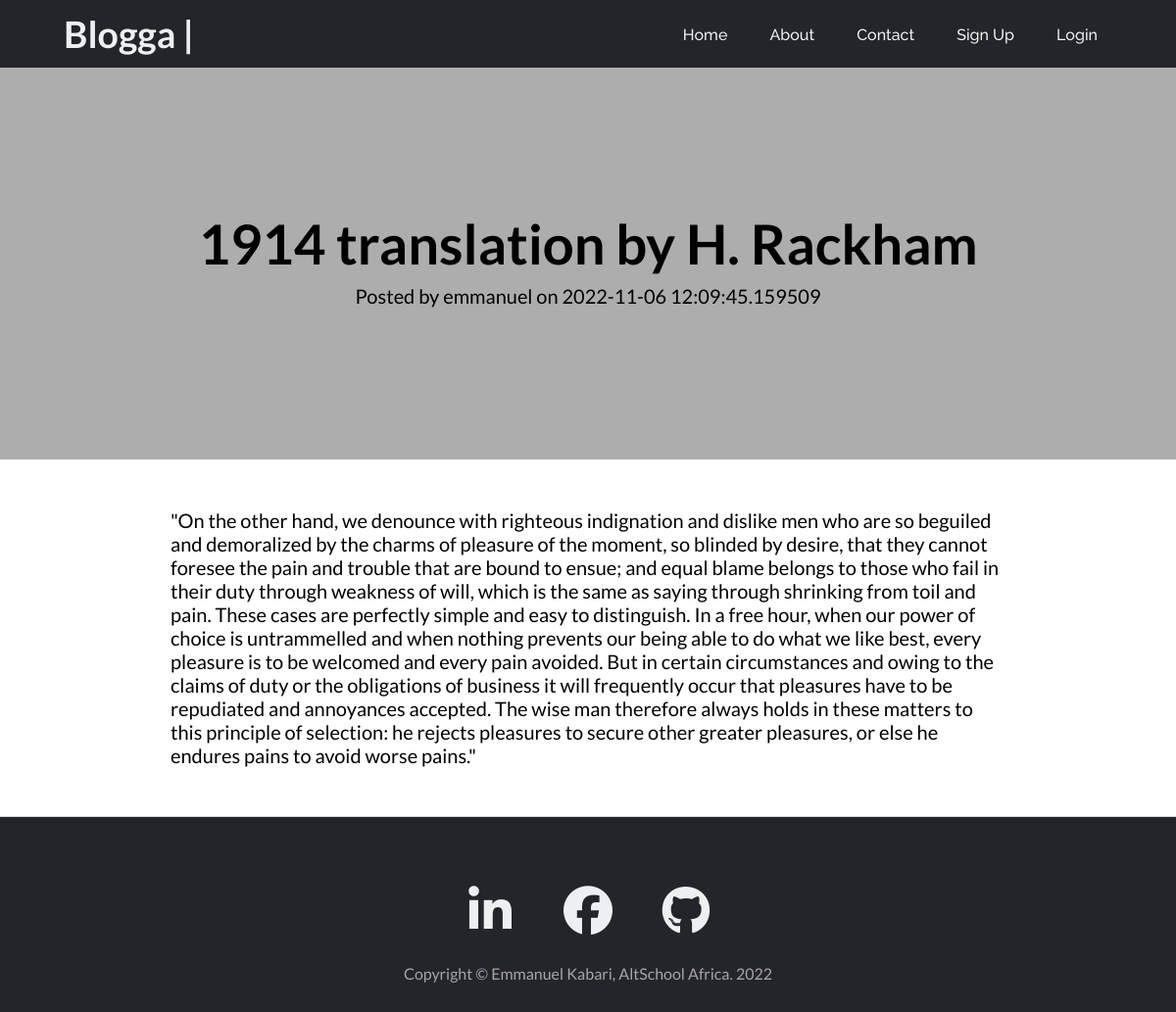
Screenshot of /blogposts/post/3 with the database file from the repository.
### app.py (models this page shows, shortened)
class BlogPost(db.Model):
    __tablename__ = 'blog_post'
    id = db.Column(db.Integer(), primary_key=True)
    caption = db.Column(db.String(), nullable=False)
    content = db.Column(db.String(), nullable=False)
    owner_id = db.Column(db.Integer(), db.ForeignKey(
        'users.id'), nullable=False)
    date_created = db.Column(db.DateTime(), default=datetime.utcnow)

class User(db.Model, UserMixin):
    __tablename__ = 'users'
    id = db.Column(db.Integer(), primary_key=True)
    firstname = db.Column(db.String(), nullable=False, unique=False)
    lastname = db.Column(db.String(), nullable=False, unique=False)
    username = db.Column(db.String(50), nullable=False, unique=True)
    email = db.Column(db.String(60), nullable=False, unique=True)
    password_hash = db.Column(db.Text(), nullable=False)
    posts = db.relationship('BlogPost', backref='owner')

### app.py (the view)
@app.route('/blogposts/post/<int:id>', methods=['GET', 'POST'])
def view_post(id):
    post = BlogPost.query.get_or_404(id)
    return render_template('post.html', post=post)

### templates/post.html (shortened to what this page needs)
{% extends 'base.html' %}
{% block content %}
<div class="post-hero">
    <div class="post-container position-relative px-4 px-lg-5">
        <div class="row gx-4 gx-lg-5 justify-content-center">
            <div class="col">
                <div class="post-heading">
                    <h1>{{post.caption}}</h1>
                    <span class="meta">
                        Posted by
                        {{ post.owner.username }}
                        on {{post.date_created}}
                    </span>
                </div>
            </div>
        </div>
    </div>
</div>
<article class="article-section">
    <div class="article-container">
        <div class="article-row">
            <div class="article-content">
                <p>{{post.content}}</p>
            </div>
        </div>
    </div>
</article>
{% endblock %}

### static/css/style.css (style rules this page uses)
* { margin: 0; padding: 0; box-sizing: border-box; font-family: 'Lato'; }
.row { display: flex; margin-bottom: 10px; flex-wrap: wrap; }
.post-hero { min-height: 50vh; display: flex; justify-content: center; align-items: center; margin: auto; background-color: #adadad; }
.post-container { display: flex; text-align: center; width: 900px; }
.col { margin: auto; }
.post-heading { width: 900px; justify-content: center; align-items: center; word-wrap: break-word; }
.post-heading h1 { margin: 0 0 8px; font-size: 56px; word-wrap: break-word; }
.post-heading .meta { font-size: 20px; margin: 0px 0px 8px; }
.article-section { width: 900px; display: flex; justify-content: center; margin: auto; }
.article-container { width: 900px; word-wrap: break-word; font-size: 20px; }
.article-row { padding: 0px 24px; }
.article-content { margin: 50px 0px; }
.row { display: flex; flex-wrap: wrap; }

### rows the page displays
BlogPost: caption "1914 translation by H. Rackham", date_created "2022-11-06 12:09:45.159509", content "\"On the other hand, we denounce with righteous indignation and dislike men who are so beguiled and demoralized by the charms of pleasure of the moment, so blinded by desire, that they cannot foresee the pain and trouble that are bound to ensue; and equal blame belongs to those who fail in their duty through weakness of will, which is the same as saying through shrinking from toil and pain. These cases are perfectly simple and easy to distinguish. In a free hour, when our power of choice is untrammelled and when nothing prevents our being able to do what we like best, every pleasure is to be welcomed and every pain avoided. But in certain circumstances and owing to the claims of duty or the…"
User: owner.username "emmanuel"
